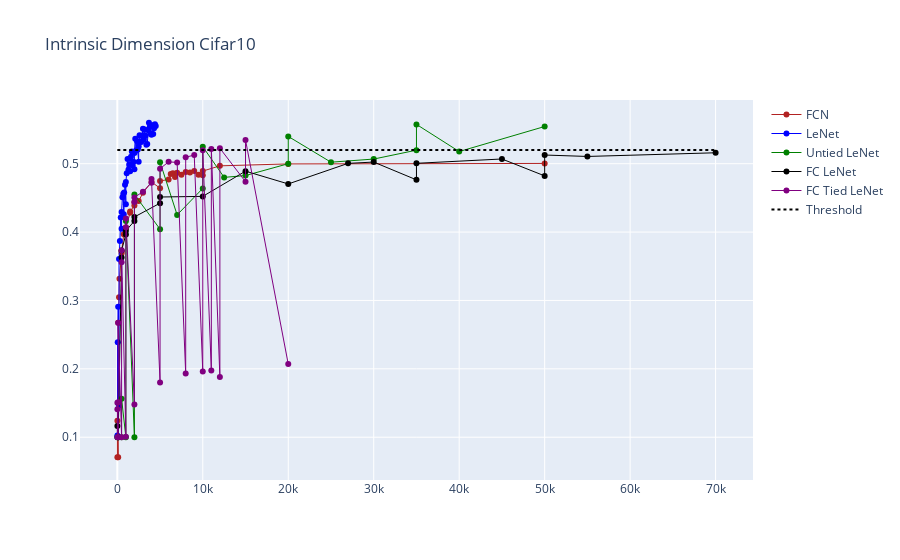

Here is the notebook cell this chart was saved with:
### Code cell
fig = go.Figure()
fig.add_trace(go.Scatter(x=int_dim_fcn_cifar10, y=acc_fcn_cifar10, mode='lines+markers', name = 'FCN',
                         line=dict(color='firebrick', width=1)))
fig.add_trace(go.Scatter(x=int_dim_lenet_cifar10, y=acc_lenet_cifar10, mode='lines+markers', name = 'LeNet',
                         line=dict(color='blue', width=1)))
fig.add_trace(go.Scatter(x=int_dim_untied_lenet_cifar10, y=acc_untied_lenet_cifar10, mode='lines+markers', name = 'Untied LeNet',
                         line=dict(color='green', width=1)))
fig.add_trace(go.Scatter(x=int_dim_fc_lenet_cifar10, y=acc_fc_lenet_cifar10, mode='lines+markers', name = 'FC LeNet',
                         line=dict(color='black', width=1)))
fig.add_trace(go.Scatter(x=int_dim_fc_tied_lenet_cifar10, y=acc_fc_tied_lenet_cifar10, mode='lines+markers', name = 'FC Tied LeNet',
                         line=dict(color='purple', width=1)))
fig.add_trace(go.Scatter(x=[0, 70000], y=[0.52, 0.52], mode='lines', name = 'Threshold', line=dict(color='black', width=2, dash='dot')))
fig.update_layout(
    title="Intrinsic Dimension Cifar10",
    )

### Figure 1 — Plotly figure (JSON) as saved in the notebook; plotly's stock layout.template omitted (floating-point values rounded to 4 significant figures)
{"data": [{"line": {"color": "firebrick", "width": 1}, "mode": "lines+markers", "name": "FCN", "type": "scatter", "x": [10, 10, 100, 100, 200, 250, 500, 500, 750, 1000, 1000, 1500, 1500, 2000, 2000, 2500, 3000, 4000, 5000, 5000, 6000, 6250, 6500, 6750, 7000, 7500, 8000, 8500, 9000, 9500, 10000, 10000, 12000, 20000, 50000], "y": [0.0707, 0.1242, 0.0707, 0.2673, 0.3046, 0.3318, 0.3691, 0.3716, 0.3967, 0.4058, 0.4063, 0.4283, 0.43, 0.4389, 0.4438, 0.4454, 0.4574, 0.4733, 0.4642, 0.4747, 0.477, 0.485, 0.4859, 0.4807, 0.4866, 0.4838, 0.488, 0.4872, 0.4894, 0.4837, 0.483, 0.4892, 0.4969, 0.4997, 0.5004]}, {"line": {"color": "blue", "width": 1}, "mode": "lines+markers", "name": "LeNet", "type": "scatter", "x": [10, 10, 50, 100, 100, 200, 200, 300, 400, 500, 500, 600, 700, 750, 800, 900, 1000, 1000, 1100, 1200, 1300, 1400, 1500, 1500, 1600, 1700, 1800, 1900, 2000, 2000, 2100, 2200, 2300, 2400, 2500, 2500, 2600, 2700, 2800, 2900, 3000, 3100, 3200, 3300, 3400, 3500, 3600, 3700, 3800, 3900, 4000, 4100, 4200, 4300, 4400, 4500], "y": [0.1003, 0.1024, 0.239, 0.1003, 0.2909, 0.1463, 0.3607, 0.3868, 0.4212, 0.4048, 0.4295, 0.451, 0.4562, 0.426, 0.4578, 0.4694, 0.4406, 0.4733, 0.4861, 0.5069, 0.4913, 0.499, 0.4889, 0.5073, 0.5103, 0.518, 0.4972, 0.503, 0.492, 0.5155, 0.5364, 0.5193, 0.5331, 0.5207, 0.5028, 0.5252, 0.5418, 0.5325, 0.5316, 0.5414, 0.551, 0.5355, 0.5499, 0.5409, 0.5276, 0.5289, 0.5488, 0.5599, 0.5539, 0.544, 0.5425, 0.5562, 0.5434, 0.5518, 0.5578, 0.5553]}, {"line": {"color": "green", "width": 1}, "mode": "lines+markers", "name": "Untied LeNet", "type": "scatter", "x": [10, 100, 100, 500, 500, 1000, 1000, 2000, 2000, 5000, 5000, 7000, 10000, 10000, 12500, 15000, 20000, 20000, 25000, 30000, 35000, 35000, 40000, 50000], "y": [0.1, 0.1, 0.1, 0.1, 0.1564, 0.1, 0.4163, 0.1, 0.455, 0.4042, 0.5023, 0.4251, 0.4639, 0.5249, 0.48, 0.4827, 0.5, 0.5399, 0.5022, 0.5068, 0.5198, 0.5575, 0.5178, 0.5544]}, {"line": {"color": "black", "width": 1}, "mode": "lines+markers", "name": "FC LeNet", "type": "scatter", "x": [10, 100, 500, 500, 1000, 1000, 2000, 2000, 5000, 5000, 10000, 15000, 20000, 27000, 30000, 35000, 35000, 45000, 50000, 50000, 55000, 70000], "y": [0.1165, 0.1, 0.3628, 0.3732, 0.3966, 0.4018, 0.4163, 0.4221, 0.4423, 0.4513, 0.4522, 0.4891, 0.4704, 0.5005, 0.5024, 0.4764, 0.5006, 0.5069, 0.4822, 0.5127, 0.5106, 0.516]}, {"line": {"color": "purple", "width": 1}, "mode": "lines+markers", "name": "FC Tied LeNet", "type": "scatter", "x": [10, 10, 10, 100, 100, 100, 500, 500, 500, 1000, 1000, 1000, 2000, 2000, 2000, 3000, 4000, 4000, 5000, 5000, 6000, 7000, 8000, 8000, 9000, 10000, 10000, 11000, 11000, 12000, 12000, 15000, 15000, 20000], "y": [0.1, 0.1408, 0.1503, 0.1, 0.1513, 0.2674, 0.1, 0.3559, 0.3736, 0.1005, 0.4072, 0.42, 0.1479, 0.4441, 0.4507, 0.4591, 0.4723, 0.4775, 0.1802, 0.4928, 0.5027, 0.5019, 0.1932, 0.5094, 0.5127, 0.196, 0.5197, 0.1974, 0.5214, 0.188, 0.5226, 0.4736, 0.5346, 0.2069]}, {"line": {"color": "black", "dash": "dot", "width": 2}, "mode": "lines", "name": "Threshold", "type": "scatter", "x": [0, 70000], "y": [0.52, 0.52]}], "layout": {"title": {"text": "Intrinsic Dimension Cifar10"}}}
